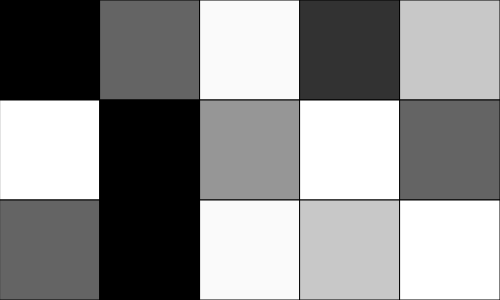
Frame 1 (no input)
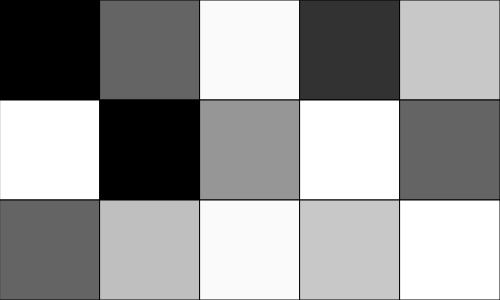
Frame 60 (no input)
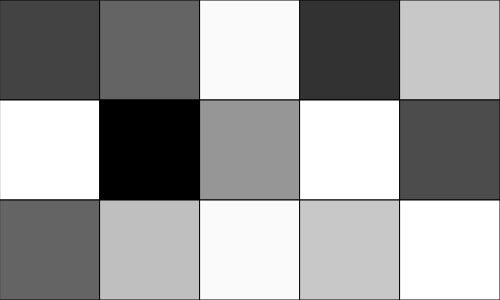
Frame 120 (the mouse pressed at the canvas centre since frame 60)

The p5.js sketch that drew these frames (run headless with seeded random() and noise() and a simulated clock; from frame 60 on, the mouse is pressed at the canvas centre):

// p5.js sketch
// ── sketch.js
// Project Title
// Your Name
// Date
//

// let max = 255;
// let min = 0;

let grid = 
[[0,100,250,50,200],
[255,0,150,255,100],
[100,0,250,200,300]];

// let optain = [0,255];
// let choices = random(optain);
// console.log(choices);

// let grid = [[random(choices),random(choices),random(choices),random(choices),random(choices)],
// [random(choices),random(choices),random(choices),random(choices),random(choices)],
// [random(choices),random(choices),random(choices),random(choices),random(choices)]];

const NUM_ROWS = 3;
const NUM_COLS = 5;

let rectWidth, rectHeight;
let col, row;
function renderGrid(){
  for(let x = 0; x < NUM_COLS; x++){
    for(let y = 0; y < NUM_ROWS; y++){
      fill(grid[y][x]);
      rect(x*rectWidth, y*rectHeight, rectWidth, rectHeight);
    }
  }
}

function getArrayY(){
  return (int(mouseY/rectHeight));
}

function getArrayX(){
  return (int(mouseX/rectWidth));
}

function setup() {
  createCanvas(500, 300);
  rectWidth = 500/NUM_COLS;
  rectHeight = 300/NUM_ROWS;
}

function draw() {
  row = getArrayY;
  col = getArrayX;

  background(220);
  renderGrid();
  if(frameCount%30 === 0){
    grid[int(random(NUM_ROWS))][int(random(NUM_COLS))] = random(255);
  }
  print(mouseX,rectWidth,int(mouseX/rectWidth));
}
